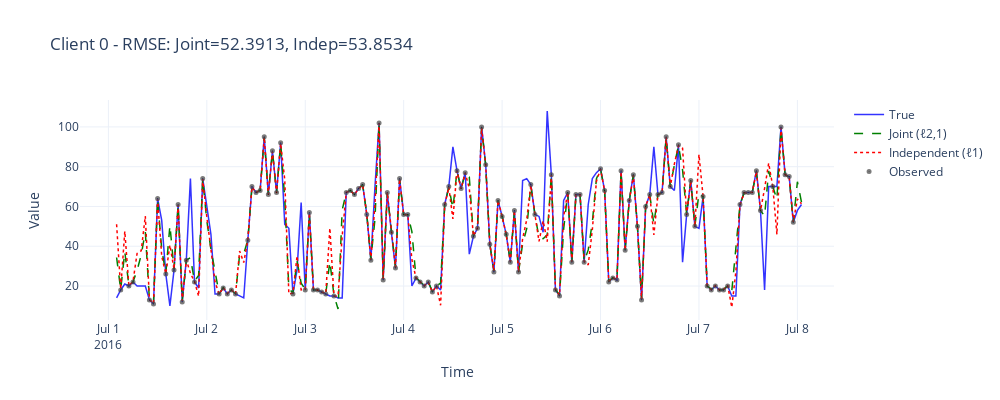
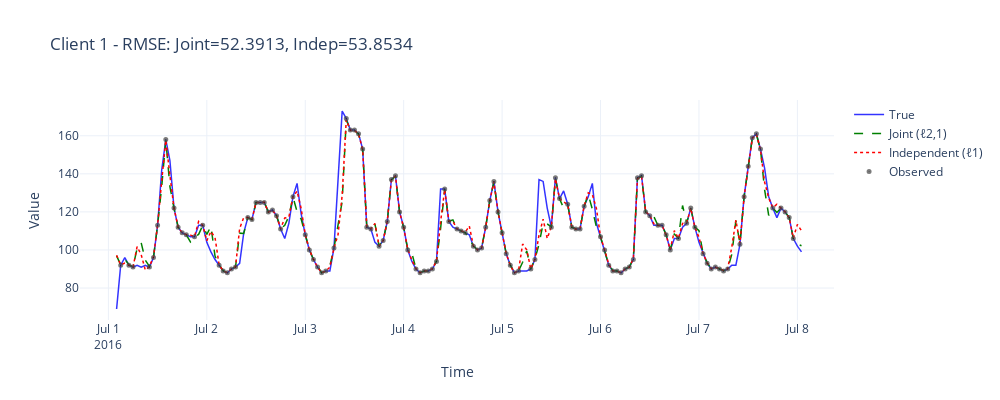

The notebook cell these images were saved under, in order:
### Code cell
# Plot first 3 clients
for i in range(3):
    plot_results(X_elec, result_elec, time_elec, series_idx=i, series_name=f"Client {i}")
